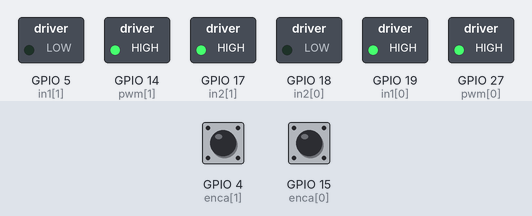
This sketch was run on a simulated ESP32. On the bench: switched loads named in the sketch (green lamp = pin HIGH). The test bench sets the inputs (shaded band); at power-on: GPIO 4 (enca[1]) HIGH, GPIO 15 (enca[0]) HIGH. What the sketch prints to the serial monitor is not drawn.

Above: at 1.2 s.
1.3 s: GPIO 4 (enca[1]) pulsed LOW 2 times (0.12 s each, 0.3 s apart)
Timing chart, 0 to 4.3 s (numbered marks = the images above; inputs shaded):
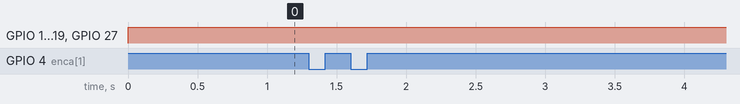

Measured:
- after the input at 1.3 s, every drawn part: stays the same

The sketch:

Control_Posicion_Motores.ino
```cpp
// A class to compute the control signal
class SimplePID{
  private:
    float kp, kd, ki, umax; // Parameters
    float eprev, eintegral; // Storage

  public:
  // Constructor
  SimplePID() : kp(0), kd(0), ki(0), umax(255), eprev(0.0), eintegral(0.0){}

  // A function to set the parameters
  void setParams(float kpIn, float kdIn, float kiIn, float umaxIn){
    kp = kpIn; kd = kdIn; ki = kiIn; umax = umaxIn;
  }

  // A function to compute the control signal
  void evalu(int value, int target, float deltaT, int &pwr, int &dir){
    // error
    int e = target - value;

    // derivative
    float dedt = (e-eprev)/(deltaT);

    // integral
    eintegral = eintegral + e*deltaT;

    // control signal
    float u = kp*e + kd*dedt + ki*eintegral;

    // motor power
    pwr = (int) fabs(u);
    if( pwr > umax ){
      pwr = umax;
    }

    // motor direction
    dir = 1;
    if(u<0){
      dir = -1;
    }

    // store previous error
    eprev = e;
  }

};

// How many motors
#define NMOTORS 2
// Pins  Derecha - Izquierda
const int enca[] = {15,4};
const int pwm[] = {27,14};
const int in1[] = {19,5};
const int in2[] = {18,17};

// Globals
long prevT = 0;
volatile int posi[] = {0,0};

// PID class instances
SimplePID pid[NMOTORS];

void setMotor(int dir, int pwmVal, int pwm, int in1, int in2){
  analogWrite(pwm,pwmVal);
  if(dir == 1){
    digitalWrite(in1,HIGH);
    digitalWrite(in2,LOW);
  }
  else if(dir == -1){
    digitalWrite(in1,LOW);
    digitalWrite(in2,HIGH);
  }
  else{
    digitalWrite(in1,LOW);
    digitalWrite(in2,LOW);
  }
}


void IRAM_ATTR readEncoderDer(){
  int a=digitalRead(in1[0]);
  if(a == 1){
    posi[0]++;
  }
  else if(a == 0){
    posi[0]--;
  }
}

void IRAM_ATTR readEncoderIzq(){
  int b=digitalRead(in1[1]);
  if(b == 1){
    posi[1]++;
  }
  else if(b == 0){
    posi[1]--;
  }
}

void setup() {
  Serial.begin(9600);

  for(int k = 0; k < NMOTORS; k++){
    pinMode(enca[k],INPUT);
    pinMode(pwm[k],OUTPUT);
    pinMode(in1[k],OUTPUT);
    pinMode(in2[k],OUTPUT);
  }

  pid[0].setParams(2.85,0.4,0.07,255);
  pid[1].setParams(3.6,1.5,0.101,255);

  attachInterrupt(digitalPinToInterrupt(enca[0]),readEncoderDer,RISING);
  attachInterrupt(digitalPinToInterrupt(enca[1]),readEncoderIzq,RISING);

  Serial.println("target pos");
}

void loop() {

  // time difference
  long currT = micros();
  float deltaT = ((float) (currT - prevT))/( 1.0e6 );
  prevT = currT;

  // set target position
  int target[NMOTORS];
  target[0] = 250;
  target[1] = -250;

  // Read the position
  int pos[NMOTORS];
  noInterrupts(); // disable interrupts temporarily while reading
  for(int k = 0; k < NMOTORS; k++){
      pos[k] = posi[k];
    }
  interrupts(); // turn interrupts back on

  // loop through the motors
  for(int k = 0; k < NMOTORS; k++){
    int pwr, dir;
    // evaluate the control signal
    pid[k].evalu(pos[k],target[k],deltaT,pwr,dir);
    // signal the motor
    setMotor(dir,pwr,pwm[k],in1[k],in2[k]);
  }

  for(int k = 0; k < NMOTORS; k++){
    Serial.print(target[k]);
    Serial.print(" ");
    Serial.print(pos[k]);
    Serial.print(" ");
  }
  Serial.println();
}
```
